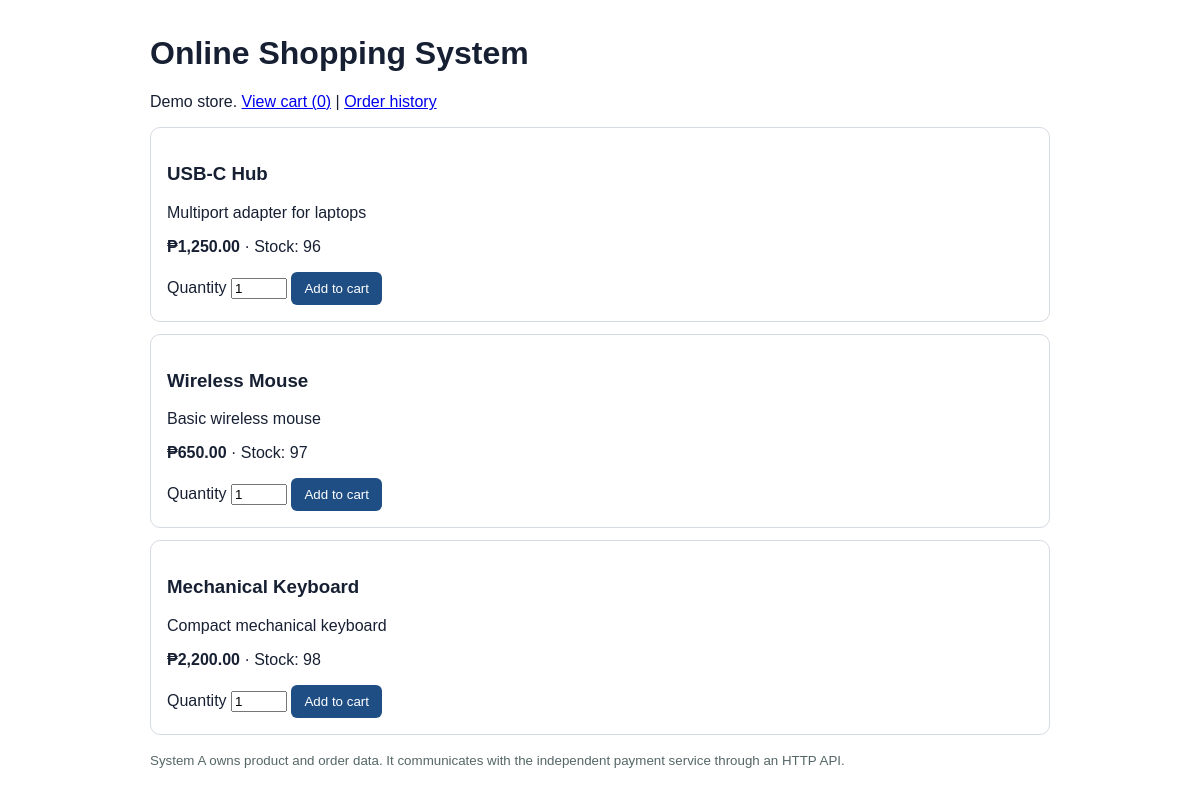
/shopping-cart/index.php, run on the app's committed database.
### tables this page shows
CREATE TABLE `products` (
  `id` int(11) NOT NULL,
  `name` varchar(120) NOT NULL,
  `description` varchar(255) NOT NULL,
  `price` decimal(10,2) NOT NULL,
  `stock` int(11) NOT NULL DEFAULT 10
);

### shopping-cart/index.php (the view, shortened to what this page needs)
<?php
$pdo = cart_db();
$products = $pdo->query('SELECT * FROM products ORDER BY id')->fetchAll();
$cartCount = array_sum($_SESSION['cart'] ?? []);
?>
<!doctype html>
<html lang="en">
<head>
</head>
<body>
    <h1>Online Shopping System</h1>
    <p>
        Demo store.
        <a href="cart.php">View cart (<?= (int)$cartCount ?>)</a>
        |
        <a href="orders.php">Order history</a>
    </p>
    <?php foreach ($products as $p): ?>
        <div class="card">
            <h3><?= htmlspecialchars($p['name']) ?></h3>
            <p><?= htmlspecialchars($p['description']) ?></p>
            <p>
                <strong>₱<?= number_format((float)$p['price'], 2) ?></strong>
                · Stock: <?= (int)$p['stock'] ?>
            </p>
            <form method="post">
                <label>
                    Quantity
                    <input
                        type="number"
                        name="quantity"
                        min="1"
                        max="10"
                        value="1"
                    >
                </label>
                <button>Add to cart</button>
            </form>
        </div>
    <?php endforeach; ?>
    <p>
        <small>
            System A owns product and order data. It communicates with the
            independent payment service through an HTTP API.
        </small>
    </p>
</body>
</html>

### shopping-cart/index.php (style rules this page uses)
body { font: 16px Arial; max-width: 900px; margin: 35px auto; padding: 0 18px; color: #172033; }
.card { border: 1px solid #d6dbe3; border-radius: 10px; padding: 16px; margin: 12px 0; }
button, a.button { background: #1f4e85; color: white; border: 0; padding: 9px 13px; border-radius: 6px; text-decoration: none; cursor: pointer; }
small { color: #566; }

### data on the page
products: name "USB-C Hub", description "Multiport adapter for laptops", price "1,250.00", stock "96"
products: name "Wireless Mouse", description "Basic wireless mouse", price "650.00", stock "97"
products: name "Mechanical Keyboard", description "Compact mechanical keyboard", price "2,200.00", stock "98"

### other printed values
$cartCount "0"
